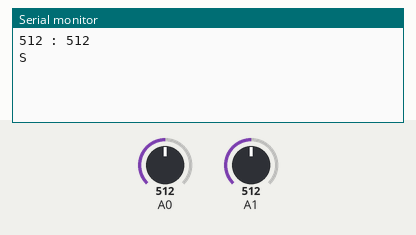
The sketch below on a simulated Arduino Uno, built with avr-gcc and run on an emulated ATmega328P. On the bench: the last lines printed to the serial monitor. The test bench sets the inputs (shaded band); at power-on: A0 = 512, A1 = 512.

Above: at 1.2 s.
1.3 s: A0 set to 810
At 2.7 s:
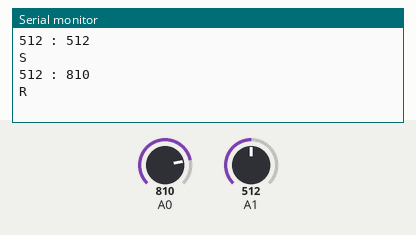
3.0 s: A0 set to 790
At 3.16 s:
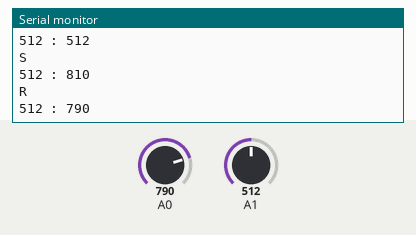
4.5 s: A1 set to 810
At 5.4 s:
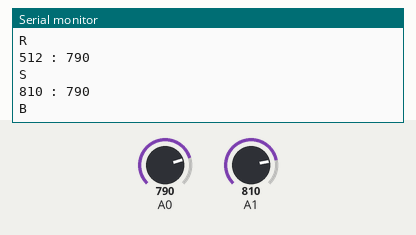
6.2 s: A1 set to 790
At 7.4 s:
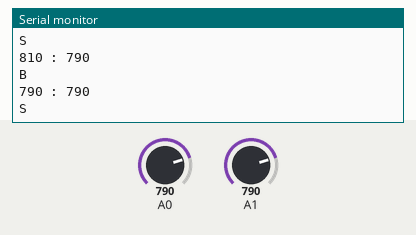
7.7 s: A0 set to 190
At 9.0 s:
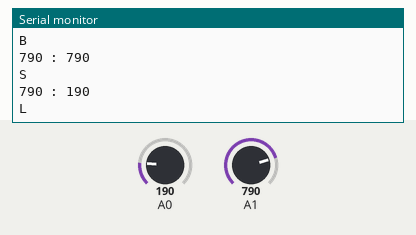
Timing chart, 0 to 10.4 s (numbered marks = the images above; inputs shaded):
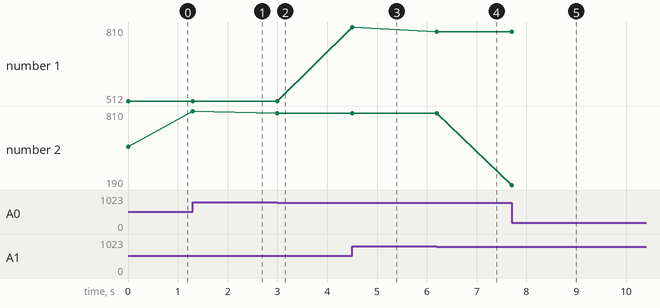

The sketch:

03_06_bt_master.ino
```cpp
#include <SoftwareSerial.h>

SoftwareSerial mySerial(4, 3);  // RX, TX


char prev_data = '5';
char curr_data;

void setup() {
  Serial.begin(9600);
  mySerial.begin(9600);
}

void loop() {

  int LR_xAxis;
  int FB_yAxis;

  LR_xAxis = analogRead(A0);  // Read Joysticks X-axis
  FB_yAxis = analogRead(A1);  // Read Joysticks y-axis


  if (0 <= FB_yAxis && FB_yAxis < 200) {
    curr_data = 'F';
  } else if (800 <= FB_yAxis && FB_yAxis < 1024) {
    curr_data = 'B';
  } else if (0 <= LR_xAxis && LR_xAxis < 200) {
    curr_data = 'L';
  } else if (800 <= LR_xAxis && LR_xAxis < 1024) {
    curr_data = 'R';
  } else if ((200 <= FB_yAxis && FB_yAxis < 800) && (200 <= LR_xAxis && LR_xAxis < 800)) {
    curr_data = 'S';
  }

  if (prev_data != curr_data) {
    if (curr_data == 'S') {
      Serial.println(String(FB_yAxis) + " : " + String(LR_xAxis));
      mySerial.write(curr_data);
      delay(200);
      Serial.println(curr_data);
      prev_data = curr_data;
    } else {
      if (prev_data == 'S') {
        Serial.println(String(FB_yAxis) + " : " + String(LR_xAxis));
        mySerial.write(curr_data);
        delay(200);
        Serial.println(curr_data);
        prev_data = curr_data;
      }
    }
  }
}
```

Measured:
- after the input at 1.3 s, the serial monitor: prints a new line at once (image 1)
- after the input at 3.0 s, the serial monitor: prints a new line at once (image 2)
- after the input at 4.5 s, the serial monitor: prints a new line at once (image 3)
- after the input at 6.2 s, the serial monitor: prints a new line at once (image 4)
- after the input at 7.7 s, the serial monitor: prints a new line at once (image 5)
- plotted number 1: 512 → 810 after the input at 4.5 s
- plotted number 2: 512 → 810 after the input at 1.3 s, 810 → 790 after the input at 3.0 s, 790 → 190 after the input at 7.7 s
